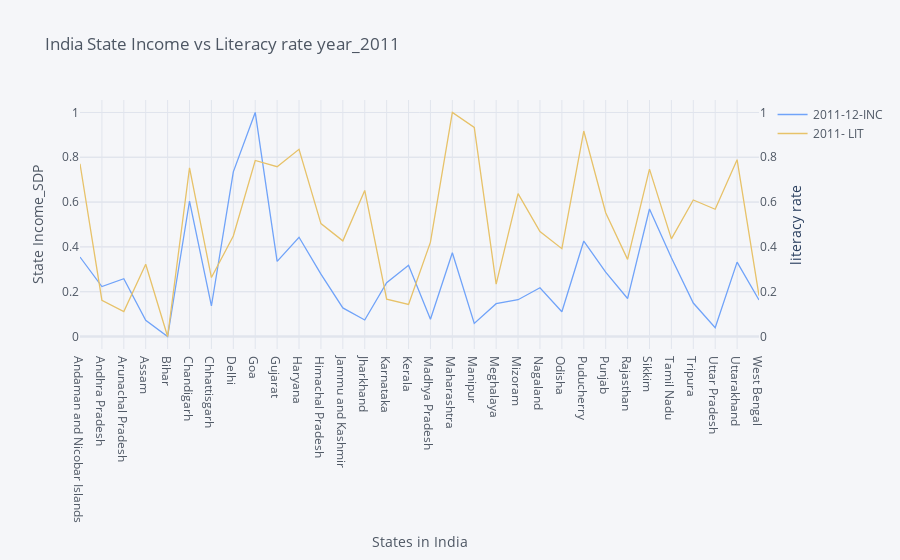

Notebook source saved alongside this figure:
### Code cell
# plotting Indian State's Income vs Literacy rate in year 2011

# data for plot
df_lit_inc_2011 = data[['States_Union Territories','2011-12-INC','2011- LIT']]

# normalization
df_lit_inc_2011['2011-12-INC'] = min_max(df_lit_inc_2011['2011-12-INC'],df_lit_inc_2011['2011-12-INC'])
df_lit_inc_2011['2011- LIT'] = min_max(df_lit_inc_2011['2011- LIT'],df_lit_inc_2011['2011- LIT'])

# plot
df_lit_inc_2011.iplot(x ='States_Union Territories',y='2011-12-INC',secondary_y ='2011- LIT',
                      colors = ['#70a3f9','#e7c269'],
                      title = 'India State Income vs Literacy rate year_2011',
                      xTitle='States in India',
                      yTitle ='State Income_SDP',secondary_y_title = 'literacy rate',
                     theme = 'pearl')

### Figure 1 — Plotly figure (JSON) as saved in the notebook; plotly's stock layout.template omitted (floating-point values rounded to 4 significant figures)
{"data": [{"line": {"color": "rgba(112, 163, 249, 1.0)", "dash": "solid", "shape": "linear", "width": 1.3}, "mode": "lines", "name": "2011-12-INC", "text": "", "type": "scatter", "x": ["Andaman and Nicobar Islands", "Andhra Pradesh", "Arunachal Pradesh", "Assam", "Bihar", "Chandigarh", "Chhattisgarh", "Delhi", "Goa", "Gujarat", "Haryana", "Himachal Pradesh", "Jammu and Kashmir", "Jharkhand", "Karnataka", "Kerala", "Madhya Pradesh", "Maharashtra", "Manipur", "Meghalaya", "Mizoram", "Nagaland", "Odisha", "Puducherry", "Punjab", "Rajasthan", "Sikkim", "Tamil Nadu", "Tripura", "Uttar Pradesh", "Uttarakhand", "West Bengal"], "y": [0.3548, 0.2232, 0.2581, 0.07269, 0, 0.6048, 0.1364, 0.7348, 1, 0.3355, 0.4431, 0.2783, 0.1278, 0.07393, 0.2406, 0.3184, 0.07724, 0.3741, 0.0588, 0.1468, 0.1643, 0.218, 0.1105, 0.4263, 0.2874, 0.1696, 0.5691, 0.3517, 0.1496, 0.03936, 0.3322, 0.163]}, {"line": {"color": "rgba(231, 194, 105, 1.0)", "dash": "solid", "shape": "linear", "width": 1.3}, "mode": "lines", "name": "2011- LIT", "text": "", "type": "scatter", "x": ["Andaman and Nicobar Islands", "Andhra Pradesh", "Arunachal Pradesh", "Assam", "Bihar", "Chandigarh", "Chhattisgarh", "Delhi", "Goa", "Gujarat", "Haryana", "Himachal Pradesh", "Jammu and Kashmir", "Jharkhand", "Karnataka", "Kerala", "Madhya Pradesh", "Maharashtra", "Manipur", "Meghalaya", "Mizoram", "Nagaland", "Odisha", "Puducherry", "Punjab", "Rajasthan", "Sikkim", "Tamil Nadu", "Tripura", "Uttar Pradesh", "Uttarakhand", "West Bengal"], "xaxis": "x", "y": [0.7711, 0.1621, 0.1115, 0.3227, 0, 0.7531, 0.2634, 0.4484, 0.7857, 0.7581, 0.8354, 0.504, 0.427, 0.6522, 0.1665, 0.1432, 0.4214, 1, 0.9332, 0.2335, 0.6379, 0.4689, 0.3922, 0.9171, 0.5528, 0.3444, 0.7469, 0.436, 0.6093, 0.568, 0.7894, 0.1826], "yaxis": "y2"}], "layout": {"autosize": true, "legend": {"bgcolor": "#F5F6F9", "font": {"color": "#4D5663"}}, "paper_bgcolor": "#F5F6F9", "plot_bgcolor": "#F5F6F9", "title": {"font": {"color": "#4D5663"}, "text": "India State Income vs Literacy rate year_2011"}, "xaxis": {"autorange": true, "gridcolor": "#E1E5ED", "range": [0, 31], "showgrid": true, "tickfont": {"color": "#4D5663"}, "title": {"font": {"color": "#4D5663"}, "text": "States in India"}, "type": "category", "zerolinecolor": "#E1E5ED"}, "yaxis": {"autorange": true, "gridcolor": "#E1E5ED", "range": [-0.05556, 1.056], "showgrid": true, "tickfont": {"color": "#4D5663"}, "title": {"font": {"color": "#4D5663"}, "text": "State Income_SDP"}, "type": "linear", "zerolinecolor": "#E1E5ED"}, "yaxis2": {"anchor": "x", "autorange": true, "gridcolor": "#E1E5ED", "overlaying": "y", "range": [-0.05556, 1.056], "showgrid": true, "side": "right", "tickfont": {"color": "#4D5663"}, "title": {"text": "literacy rate"}, "type": "linear", "zerolinecolor": "#E1E5ED"}}}
